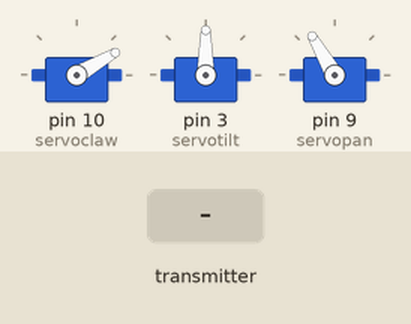
This sketch was run on a simulated Arduino Uno, built with avr-gcc and run on an emulated ATmega328P. Parts: 3 × servo. The test bench sets the inputs (shaded band). No radio packets arrive unless stated; what the sketch prints to the serial monitor is not drawn.

Above: at 1.2 s.
1.3 s: the transmitter starts sending flexsensor1_val = 1023
At 2.5 s:
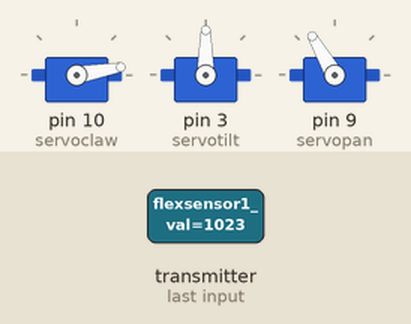
2.8 s: the transmitter starts sending flexsensor2_val = 256
At 3.2 s:
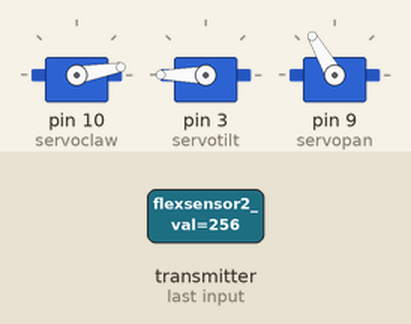
4.3 s: the transmitter starts sending flexsensor3_val = 256
At 5.2 s:
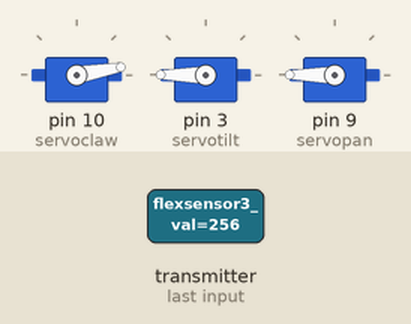
5.8 s: the transmitter starts sending flexsensor1_val = 0
At 6.6 s:
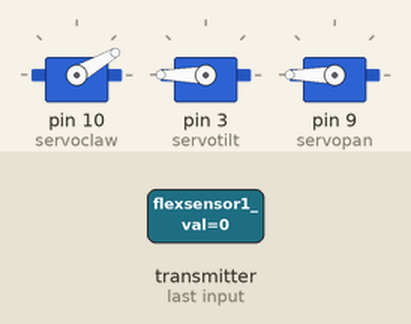
7.3 s: the transmitter starts sending flexsensor1_val = 256
At 8.5 s:
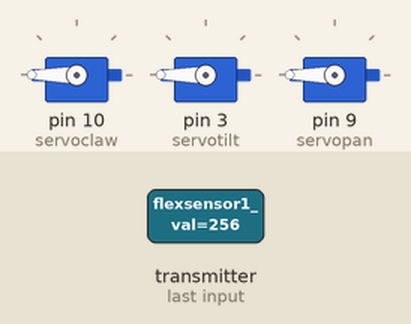
8.8 s: the transmitter starts sending flexsensor2_val = 0
At 9.9 s:
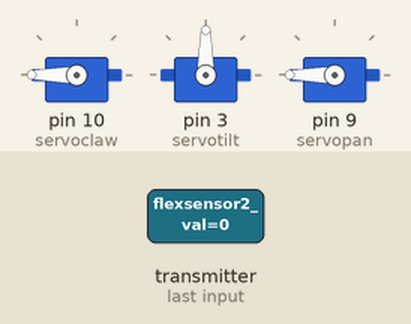
Timing chart, 0 to 11.3 s (numbered marks = the images above; inputs shaded):
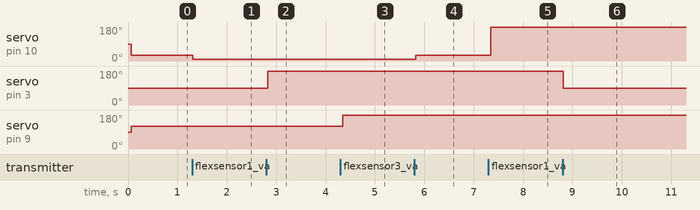

The sketch:

Last_Ditch.ino
```cpp
#include <SPI.h>
#include <RF24.h>
#include <Servo.h>

bool radioNumber = 0;
RF24 radio(A0, A1);
byte addresses[][6] = {"14136", "17176"};
bool role = 0;

int f1_val;
int f2_val;
int f3_val;
int f4_val;
int b_val;

struct test {
  int flexsensor1_val;
  int flexsensor2_val;
  int flexsensor3_val;
  int flexsensor4_val;
  int button_val;
} go;

Servo servopan;
Servo servotilt;
Servo servoclaw;

int pos1 = 0;
int pos2 = 0;
int pos3 = 0;

//int dir1PinA = 2;
//int dir2PinA = 4;
//int speedPinA = 6;

//int dir1PinB = 0;
//int dir2PinB = 1;
//int speedPinB = 5;

int loc1 = 0;
int loc2 = 0;
int loc3 = 0;

void setup() {
  Serial.begin(9600);
  radio.begin();
  radio.setPALevel(RF24_PA_LOW);
  radio.openWritingPipe(addresses[0]);
  radio.openReadingPipe(1, addresses[1]);
  radio.startListening();

  servoclaw.attach(10);
  servotilt.attach(3);
  servopan.attach(9);

  //pinMode(dir1PinA, OUTPUT);
  //pinMode(dir2PinA, OUTPUT);
  //pinMode(speedPinA, OUTPUT);
  //pinMode(dir1PinB, OUTPUT);
  //pinMode(dir2PinB, OUTPUT);
  //pinMode(speedPinB, OUTPUT);
}

void loop() {
  delay(50);
  if (radio.available()) {
    (radio.read(&go, sizeof(go)));

  } else {
  }
  Serial.print(go.flexsensor1_val);
  Serial.print("\t");
  Serial.print(go.flexsensor2_val);
  Serial.print("\t");
  Serial.print(go.flexsensor3_val);
  Serial.print("\t");
  Serial.print(go.flexsensor4_val);
  Serial.print("\t");
  Serial.print(go.button_val);
  Serial.print("\t");

  f1_val = go.flexsensor1_val;
  f2_val = go.flexsensor2_val;
  f3_val = go.flexsensor3_val;
  f4_val = go.flexsensor4_val;
  b_val = go.button_val;

  servoclaw.write(30);
  servotilt.write(90);
  servopan.write(120);

  /*while (b_val == 1)
  {
    int (var)  = Serial.read();
    int speed;

    if (f1_val > 70 && f2_val < 70 && f3_val < 70 && f4_val < 70) //1 = Forward
    {
      analogWrite(speedPinA, 255);
      digitalWrite(dir1PinA, LOW);
      digitalWrite(dir2PinA, HIGH);
      Serial.println("Motor 1 Forward");
      Serial.println("   ");
      analogWrite(speedPinB, 255);
      digitalWrite(dir1PinB, LOW);
      digitalWrite(dir2PinB, HIGH);
      Serial.println("Motor 2 Forward");
      Serial.println("   ");
    }

    if (f1_val < 70 && f2_val < 70 && f3_val < 70 && f4_val < 70) //None = Stop
    {
      analogWrite(speedPinA, 0);
      digitalWrite(dir1PinA, LOW);
      digitalWrite(dir2PinA, HIGH);
      Serial.println("Motor 1 Stop");
      Serial.println("   ");
      analogWrite(speedPinB, 0);
      digitalWrite(dir1PinB, LOW);
      digitalWrite(dir2PinB, HIGH);
      Serial.println("Motor 2 Stop");
      Serial.println("   ");
    }

    if (f1_val < 70 && f2_val > 70 && f3_val < 70 && f4_val < 70) // 2 = reverse
    {
      analogWrite(speedPinA, 255);
      digitalWrite(dir1PinA, HIGH);
      digitalWrite(dir2PinA, LOW);
      Serial.println("Motor 1 Reverse");
      Serial.println("   ");
      analogWrite(speedPinB, 255);
      digitalWrite(dir1PinB, HIGH);
      digitalWrite(dir2PinB, LOW);
      Serial.println("Motor 2 Reverse");
      Serial.println("   ");
    }

    if (f1_val < 70 && f2_val < 70 && f3_val > 70 && f4_val < 70) //  3 = Forward Turn A
    {
      analogWrite(speedPinB, 255);
      digitalWrite(dir1PinB, LOW);
      digitalWrite(dir2PinB, HIGH);
      Serial.println("Motor 2 Forward");
      Serial.println("   ");
      analogWrite(speedPinA, 255);
      digitalWrite(dir1PinA, HIGH);
      digitalWrite(dir2PinA, LOW);
      Serial.println("Motor 1 Reverse");
      Serial.println("   ");
    }

    if (f1_val < 70 && f2_val < 70 && f3_val < 70 && f4_val > 70) // 4 = Forward Turn B
    {
      analogWrite(speedPinA, 255);
      digitalWrite(dir1PinA, LOW);
      digitalWrite(dir2PinA, HIGH);
      Serial.println("Motor 1 Forward");
      Serial.println("   ");
      analogWrite(speedPinB, 255);
      digitalWrite(dir1PinB, HIGH);
      digitalWrite(dir2PinB, LOW);
      Serial.println("Motor 2 Reverse");
      Serial.println("   ");
    }
  }
  while (b_val == 0)*/
  {
    if (f1_val > 0)
    {
      loc1 = map(f1_val, 0, 100, 30, 90);
      servoclaw.write (loc1);
    }

    if (f2_val > 0)
    {
      loc2 = map(f2_val, 0, 100, 90, 180);
      servotilt.write (loc2);
    }


    if (f3_val > 0)
    {
      loc3 = map(f3_val, 0, 100, 0, 175);
      servopan.write (loc3);
    }
  }
}
```

Measured:
- after the input at 1.3 s, servo on pin 10 (servoclaw): 30° → 10° at once
- after the input at 2.8 s, servo on pin 3 (servotilt): 90° → 180° at once
- after the input at 4.3 s, servo on pin 9 (servopan): 120° → 180° after 0.05 s
- after the input at 5.8 s, servo on pin 10 (servoclaw): 10° → 30° at once
- after the input at 7.3 s, servo on pin 10 (servoclaw): 30° → 180° at once
- after the input at 8.8 s, servo on pin 3 (servotilt): 180° → 90° at once
